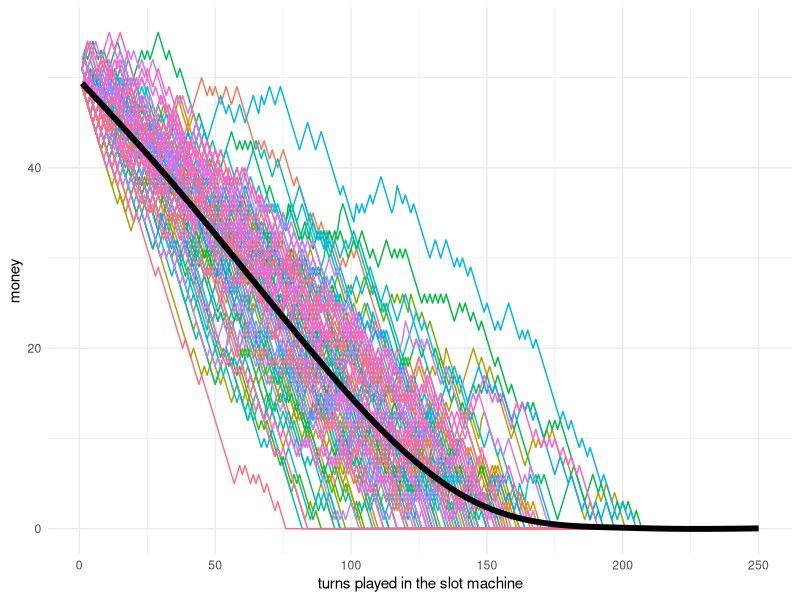

Write R code to recreate this figure.
## ---- chunk 1
version
## ---- chunk 2
# symbols of the slot machine
symbols <- c("diamond", "lemon", "melon", "heart", "7", "bell", "horseshoe", "cherry", "bar")

slotmachine <- function(n.plays, money) {
   # initiate counter, money, and results 
   n <- 1
   money <- money
   results <- matrix(0, n.plays, 2, dimnames = list(NULL, c("n", "money")))
   
   # while the maximum number of plays 
   while (n <= n.plays) {
      
      # if there is money to spent, keep on playing
      if (money > 0) {
         sample <- sample(symbols, 3, replace = TRUE)
         n.unique <- length(unique(sample))
         
         if (n.unique == 3) {
            money <- money - 1
         } else if ((n.unique == 2)) {
            money <- money + 1
         } else {
            money <- money + 2
         }
      }
      
      # keep track on the money and turn
      results[n,"money"] <- money
      results[n,"n"] <- n
      n = n + 1
   }
   
   return(results)
}
## ---- chunk 3
# simulation parameters
n.sim <- 100
n.plays <- 250 
money <- 50

# fix the seed
set.seed(1)

# run the simulation n.sim times
simulation <- replicate(n.sim, slotmachine(n.plays, money), simplify = FALSE)

# add a simulation index
results <- cbind(do.call(rbind, simulation), sim = rep(1:n.sim, each = n.plays))
results <- as.data.frame(results)
## ---- chunk 4
# create a spaghetti plot of the simulation results

library(ggplot2)

ggplot(results, aes(x = n, y = money)) +
   geom_line(size=.5, aes(group = sim, colour = as.factor(sim))) +  
   geom_smooth(formula = y ~ s(x, bs = "cs"), method = 'gam', se = FALSE, colour="black", size=2) + 
   theme_minimal() + 
   theme(legend.position="none") +
   xlab("turns played in the slot machine")
